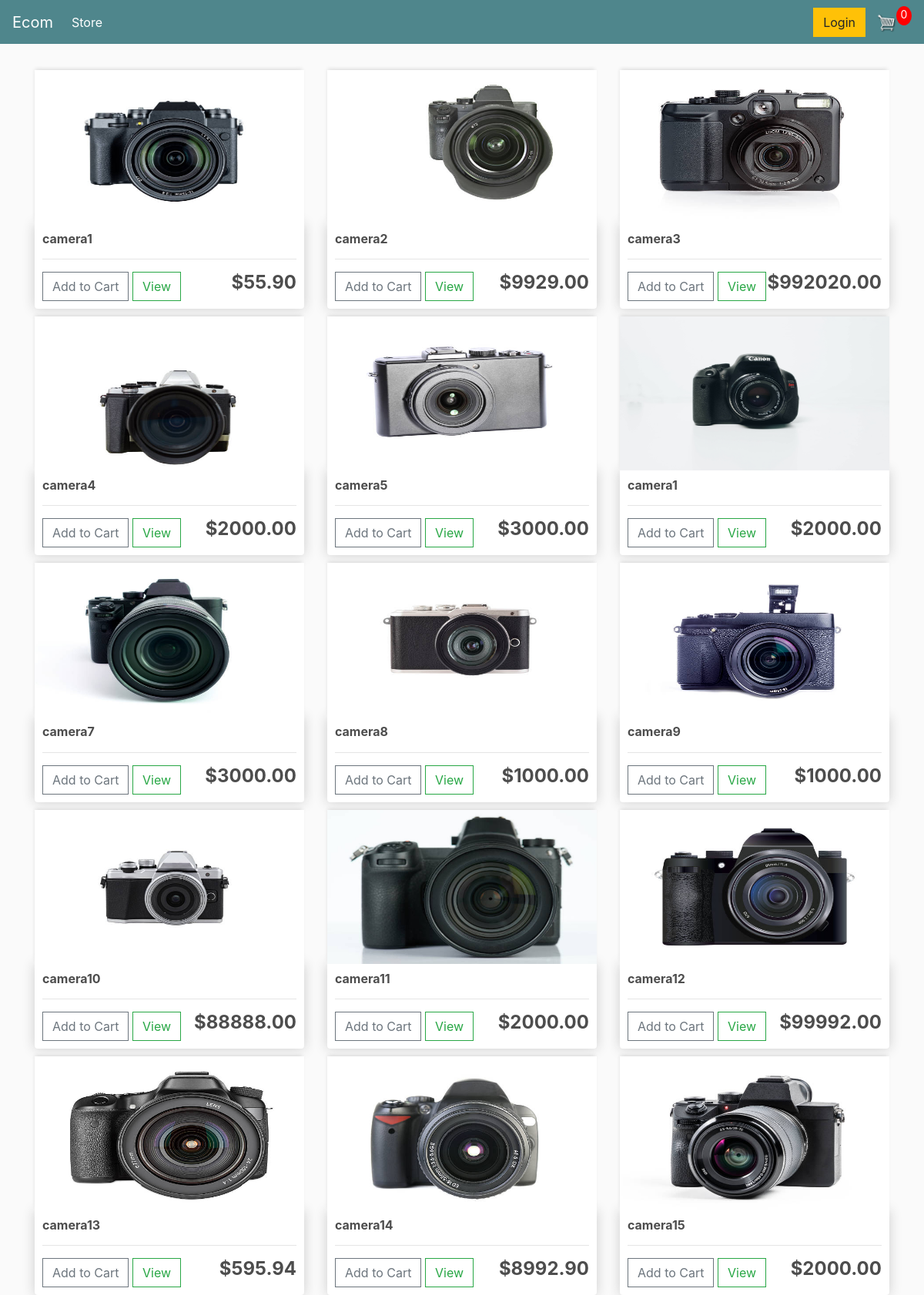
The page / on the database its author committed.
### store/models.py (models this page shows, shortened)
class Product(models.Model):
    name = models.CharField(max_length=200, null=True)
    price = models.FloatField()
    digital = models.BooleanField(default=False, null=True, blank=False)
    image = models.ImageField(null=True, blank=True)
    @property
    def imageURL(self):
        try:
            url =self.image.url
        except:
            url = ''
        return url

### store/views.py (the view)
# urls.py: path('', include('store.urls')),
def store(request):
	products = Product.objects.all()
	context = {"products":products}
	return render(request, 'store/store.html', context)

### store/templates/store/store.html
{% extends 'store/main.html' %}
{% load static %}
{% block content %}
	<div class="row">
		{%for product in products %}
		<div class="col-lg-4">
			<img class="thumbnail" src="{{product.imageURL}}">
			<div class="box-element product">
				<h6><strong>{{product.name}}</strong></h6>
				<hr>
				<button data-product={{product.id}} data-action="add" class="btn btn-outline-secondary add-btn update-cart">Add to Cart</button>
				<a class="btn btn-outline-success" href="#">View</a>
				<h4 style="display: inline-block; float: right"><strong>${{product.price|floatformat:2}}</strong></h4>
			</div>
		</div>
		{%endfor%}
	</div>
{% endblock content %}

### store/templates/store/main.html (shortened to what this page needs)
<!DOCTYPE html>
{% load static %}
<html>
<head>
	<link rel="stylesheet" href="https://stackpath.bootstrapcdn.com/bootstrap/4.4.1/css/bootstrap.min.css">
	<link rel="stylesheet" type="text/css" href="{% static 'css/main.css' %}">
</head>
<body>
	<nav class="navbar navbar-expand-lg navbar-dark bg-dark">
	  <a class="navbar-brand" href="{% url 'store' %}">Ecom</a>
	  <div class="collapse navbar-collapse" id="navbarSupportedContent">
	    <ul class="navbar-nav mr-auto">
	      <li class="nav-item active">
	        <a class="nav-link" href="{% url 'store' %}">Store <span class="sr-only">(current)</span></a>
	      </li>
	    </ul>
	    <div class="form-inline my-2 my-lg-0">
	     	<a href="#"class="btn btn-warning">Login</a>
	     	<a href="{% url 'cart' %}">
	    		<img  id="cart-icon" src="{% static 'images/cart.png' %}">
	    	</a>
	    	<p id="cart-total">0</p>
	    </div>
	  </div>
	</nav>
     <div class="container">
            <br>
            {% block content %}
            {% endblock content %}
         </div>
</body>
</html>

### static/css/main.css (style rules this page uses)
body { background-color: hsl(0, 0%, 98%); }
h1,h2,h3,h4,h5,h6 { color:hsl(0, 0%, 30%); }
.box-element { box-shadow:hsl(0, 0%, 80%) 0 0 16px; background-color: #fff; border-radius: 4px; padding: 10px; }
.thumbnail { width: 100%; height: 200px; -webkit-box-shadow: -1px -3px 5px -2px rgba(214,214,214,1); -moz-box-shadow: -1px -3px 5px -2px rgba(214,214,214,1); box-shadow: -1px -3px 5px -2px rgba(214,214,214,1); }
.product { border-radius: 0 0 4px 4px; }
.bg-dark { background-color: #4f868c!important; }
#cart-icon { width:25px; display: inline-block; margin-left: 15px; }
#cart-total { display: block; text-align: center; color:#fff; background-color: red; width: 20px; height: 25px; border-radius: 50%; font-size: 14px; }
.col-lg-4, .col-lg-6, .col-lg-8, .col-lg-12 { margin-top: 10px; }
.btn { border-radius: 0; }

### rows shown on the page
Product: imageURL (picture), name "camera1", price "55.90"
Product: imageURL (picture), name "camera2", price "9929.00"
Product: imageURL (picture), name "camera3", price "992020.00"
Product: imageURL (picture), name "camera4", price "2000.00"
Product: imageURL (picture), name "camera5", price "3000.00"
Product: imageURL (picture), name "camera1", price "2000.00"
Product: imageURL (picture), name "camera7", price "3000.00"
Product: imageURL (picture), name "camera8", price "1000.00"
Product: imageURL (picture), name "camera9", price "1000.00"
Product: imageURL (picture), name "camera10", price "88888.00"
Product: imageURL (picture), name "camera11", price "2000.00"
Product: imageURL (picture), name "camera12", price "99992.00"
Product: imageURL (picture), name "camera13", price "595.94"
Product: imageURL (picture), name "camera14", price "8992.90"
Product: imageURL (picture), name "camera15", price "2000.00"
